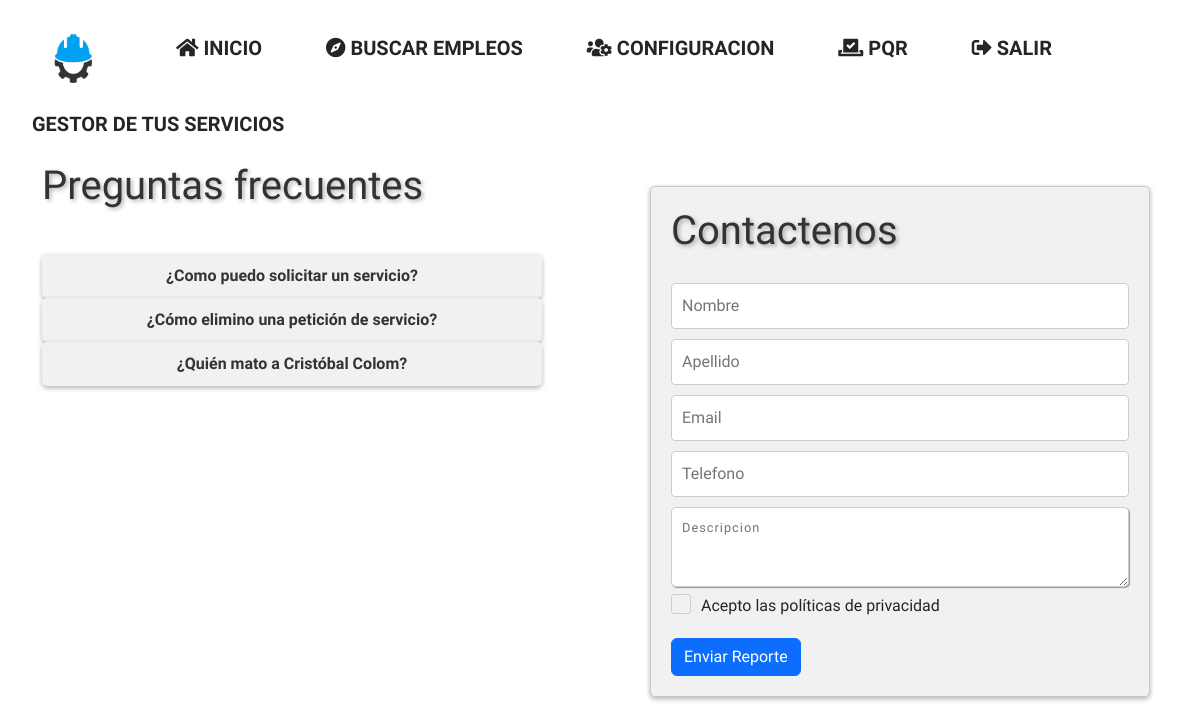
/worktogo/usuario/contactenos.php, run on an earlier commit of the app's database.
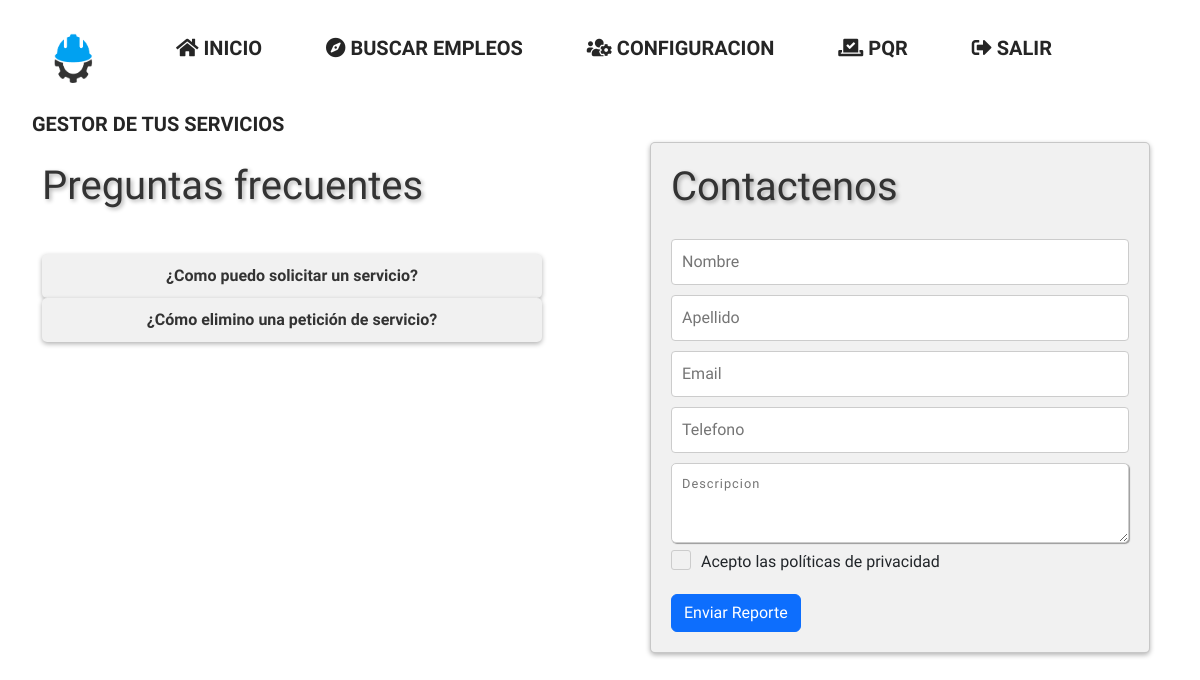
And on a later commit of the database.
### tables this page shows
CREATE TABLE `frecuentes` (
  `ID` int(11) NOT NULL,
  `TITULO` varchar(200) NOT NULL,
  `SOLUCION` text NOT NULL
);

### worktogo/usuario/contactenos.php (the view, shortened to what this page needs)
<?php
  include('../Crearservicios/bd/cons.php');
include("../nav/cabecera.php");
?>
<!doctype html>
<html lang="es">
<head>
  <link href="https://cdn.jsdelivr.net/npm/bootstrap@5.2.1/dist/css/bootstrap.min.css" rel="stylesheet"
>
  <link rel="stylesheet" href="/worktogo/css/csscontactenos.css">
  <link rel="stylesheet" href="/worktogo/css/csscrearservicios.css">
</head>
<body>
<div class="container-fluid">
  <div class="row">
    <div class="col-md-7">
      <div class="titulo-contac" style='text-aling: left;'><h1>Preguntas frecuentes</h1></div><br>
        <table>
          <tbody>
          <?php
            $sentenciaSQL = $conexion->prepare("SELECT TITULO FROM frecuentes");
            $sentenciaSQL->execute();
            $listapreguntas=$sentenciaSQL->fetchAll(PDO::FETCH_ASSOC);
            foreach($listapreguntas as $preguntas){?>
              <input type='submit' style='width: 500px' name='accion' value='<?php echo $preguntas ['TITULO'] ?>' class='btn-frecuencia'>
            <?php } ?>
        </tbody>
      </table>
    </div>
  </div>
</div>
<div class="card">
  <form method="post">
  <label class="titulo-contacto"><h1>Contactenos</h1></label>
  <input type="text" placeholder="Nombre" name='nombre' >
  <input type="text" placeholder="Apellido" name='apellido' >
  <input type="text" placeholder="Email" name='email' >
  <input type="text" placeholder="Telefono" name='telefono' >
  <textarea style='width-max: auto;' rows="3" cols="70" placeholder="Descripcion" name='descripcion'></textarea><br>
  <label class="checkbox-container">
    Acepto las políticas de privacidad
    <span class="checkmark"></span>
  </label>
  <input type="submit" value="Enviar Reporte" class="btn btn-primary" name="accion">
  </form>
</div>
</body>
</html>

What changed in the data, as far as the page shows it:
removed frecuentes: accion "¿Quién mato a Cristóbal Colom?"
